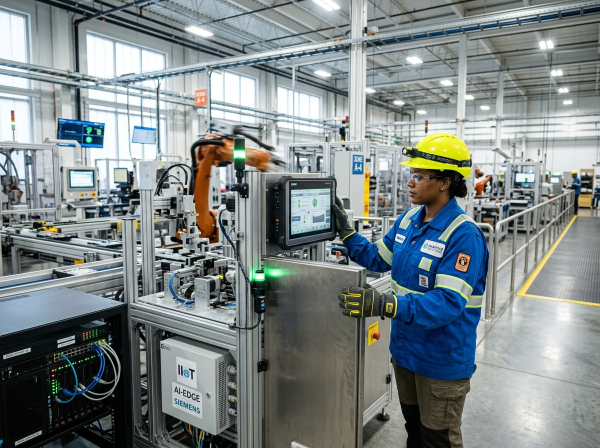
#> input picture source_projects/m3_vision/samples/compliant.jpg, 1200 x 896 px (shown at 1/2 size); its folder holds 6 pictures in this run
$ python prepare_datasets.py
#> lines starting #> are read from the running program, lines starting #| are printed output that depends on the picture
"""
Prepares standardized 20-sample and 50-sample labelled inspection datasets
for M5 Pass/Fail Station (Assessment 31) and Headline Metric (Assessment 35).
Uses genuine M3 samples, captures, and lighting/pose variations.
"""

import os
import shutil
import cv2
import numpy as np
from pathlib import Path

BASE_DIR = Path(__file__).resolve().parent.parent.parent
SAMPLES_DIR = BASE_DIR / "source_projects" / "m3_vision" / "samples"
MEDIA_DIR = BASE_DIR / "media" / "m3"
COMPLIANT_DIR = BASE_DIR / "inspection_station" / "images" / "compliant"
NON_COMPLIANT_DIR = BASE_DIR / "inspection_station" / "images" / "non_compliant"

COMPLIANT_DIR.mkdir(parents=True, exist_ok=True)
NON_COMPLIANT_DIR.mkdir(parents=True, exist_ok=True)


def augment_variation(img: np.ndarray, mode: str) -> np.ndarray:
    """Applies realistic optical/rig lighting variations to expand test suite."""
    out = img.copy()
    if mode == "brightness_high":
        out = cv2.convertScaleAbs(out, alpha=1.15, beta=20)
    elif mode == "brightness_low":
        out = cv2.convertScaleAbs(out, alpha=0.88, beta=-15)
    elif mode == "contrast_boost":
        out = cv2.convertScaleAbs(out, alpha=1.25, beta=0)
    elif mode == "zoom_crop":
        h, w = out.shape[:2]
        pad_y, pad_x = int(h * 0.05), int(w * 0.05)
        cropped = out[pad_y:h-pad_y, pad_x:w-pad_x]
        out = cv2.resize(cropped, (w, h), interpolation=cv2.INTER_LINEAR)
    elif mode == "subtle_blur":
        out = cv2.GaussianBlur(out, (3, 3), 0)
    return out


def build_datasets():
    print("[Dataset Builder] Assembling 20-sample inspection station dataset...")

    # 1. Base Source Images for Compliant (Helmet + Gloves present)
    # Using genuine M3 samples that contain verified helmet and safety gloves
    comp_sources = []
    for cand in ["compliant.jpg", "tc03_both.jpg"]:
        p = SAMPLES_DIR / cand
        if p.exists():
            img = cv2.imread(str(p))
#> img is the input picture: shape (896, 1200, 3); mean B, G, R 135, 134.2, 125.8
            if img is not None:
                comp_sources.append(img)
#> pass 2 of the loop in build_datasets, `for cand in ["compliant.jpg", "tc03_both.jpg"]:`:
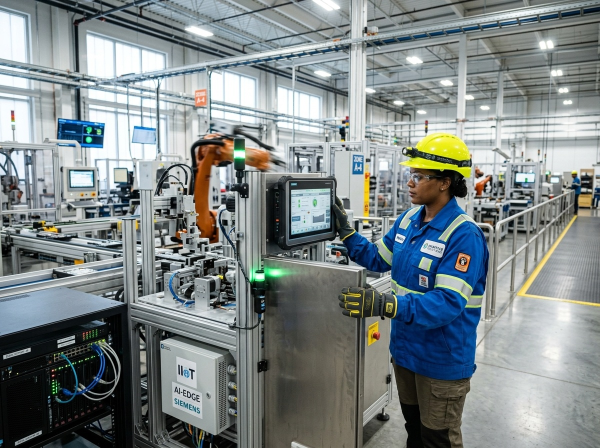
#> input picture source_projects/m3_vision/samples/tc03_both.jpg, 1200 x 896 px (shown at 1/2 size)
#> in build_datasets, img is the input picture: shape (896, 1200, 3); mean B, G, R 135, 134.2, 125.8

    if not comp_sources:
        print("[Dataset Builder] Error: No compliant source images found!")
        return

    # Generate 10 distinct compliant samples with realistic industrial variations
    variations = [
        ("standard", 0),
        ("bright", 0),
        ("contrast", 0),
        ("zoom", 0),
        ("standard", 1 % len(comp_sources)),
        ("bright", 1 % len(comp_sources)),
        ("low_light", 1 % len(comp_sources)),
        ("contrast", 1 % len(comp_sources)),
        ("zoom", 1 % len(comp_sources)),
        ("subtle_blur", 0)
    ]
#> variations = [('standard', 0), ('bright', 0), ('contrast', 0), ('zoom', 0), ('standard', 1), ('bright', 1), ('low_light', 1), ('contrast', 1), ('zoom', 1), ('subtle_blur', 0)]

    for idx, (var_type, src_idx) in enumerate(variations):
        src_img = comp_sources[src_idx]
        if var_type == "standard":
            processed = src_img.copy()
        elif var_type == "bright":
            processed = augment_variation(src_img, "brightness_high")
        elif var_type == "low_light":
            processed = augment_variation(src_img, "brightness_low")
        elif var_type == "contrast":
            processed = augment_variation(src_img, "contrast_boost")
        elif var_type == "zoom":
            processed = augment_variation(src_img, "zoom_crop")
        else:
            processed = augment_variation(src_img, "subtle_blur")

        dest = COMPLIANT_DIR / f"sample_comp_{idx+1:02d}.jpg"
        cv2.imwrite(str(dest), processed)
#> this loop made 10 passes
#> (var_type, src_idx) on passes 4, 9: ('zoom', 0), ('zoom', 1)
#> pass 2, in augment_variation, `out = cv2.convertScaleAbs(out, alpha=1.15, beta=20)`:
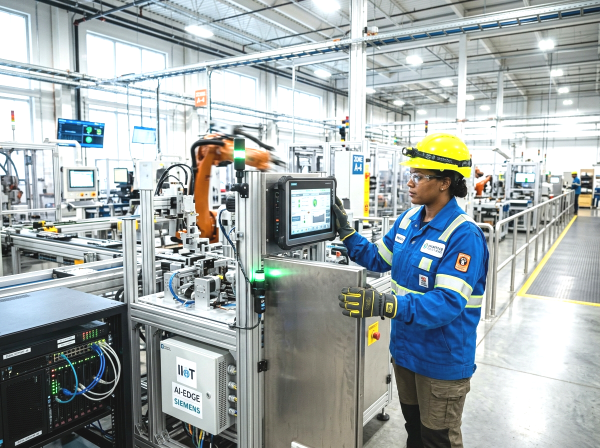
#> out: shape (896, 1200, 3) (shown at 1/2 size); mean B, G, R 170.1, 169.2, 160.5

    print(f"[Dataset Builder] Created {len(list(COMPLIANT_DIR.glob('*.jpg')))} compliant samples.")

    # 2. Base Source Images for Non-Compliant (Missing Helmet or Missing Gloves or Both)
    # Balanced distribution:
    # Samples 1-3: Helmet only (missing gloves)
    # Samples 4-6: Gloves only (missing helmet)
    # Samples 7-8: Bare head / violation
    # Samples 9-10: Neither helmet nor gloves
    non_comp_specs = [
        (SAMPLES_DIR / "tc01_helmet_only.jpg", "standard"),
        (SAMPLES_DIR / "tc01_helmet_only.jpg", "brightness_high"),
        (SAMPLES_DIR / "tc01_helmet_only.jpg", "contrast_boost"),
        (SAMPLES_DIR / "tc02_gloves_only.jpg", "standard"),
        (SAMPLES_DIR / "tc02_gloves_only.jpg", "brightness_high"),
        (SAMPLES_DIR / "tc02_gloves_only.jpg", "contrast_boost"),
        (SAMPLES_DIR / "violation.jpg", "standard"),
        (SAMPLES_DIR / "violation.jpg", "zoom_crop"),
        (SAMPLES_DIR / "tc04_neither.jpg", "standard"),
        (SAMPLES_DIR / "tc04_neither.jpg", "brightness_low")
    ]

    for idx, (src_path, var_type) in enumerate(non_comp_specs):
        dest = NON_COMPLIANT_DIR / f"sample_noncomp_{idx+1:02d}.jpg"
        if src_path.exists():
            img = cv2.imread(str(src_path))
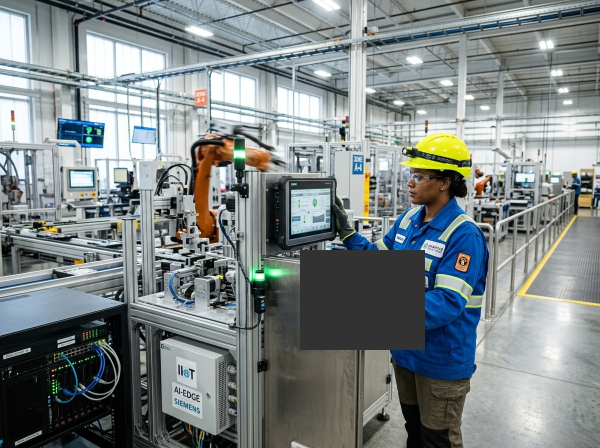
#> input picture source_projects/m3_vision/samples/tc01_helmet_only.jpg, 1200 x 896 px (shown at 1/2 size)
#> img is the input picture: shape (896, 1200, 3); mean B, G, R 132.7, 132.2, 124.5
            if img is not None:
                if var_type != "standard":
                    img = augment_variation(img, var_type)
                cv2.imwrite(str(dest), img)
            else:
                blank = np.zeros((480, 640, 3), dtype=np.uint8)
                cv2.putText(blank, f"Non-Compliant Sample {idx+1}", (50, 240), cv2.FONT_HERSHEY_SIMPLEX, 0.8, (0, 0, 255), 2)
                cv2.imwrite(str(dest), blank)
#> pass 2 of the loop in build_datasets, `for idx, (src_path, var_type) in enumerate(non_comp_specs):`:
#> in augment_variation (call 9), `out = cv2.convertScaleAbs(out, alpha=1.15, beta=20)`:
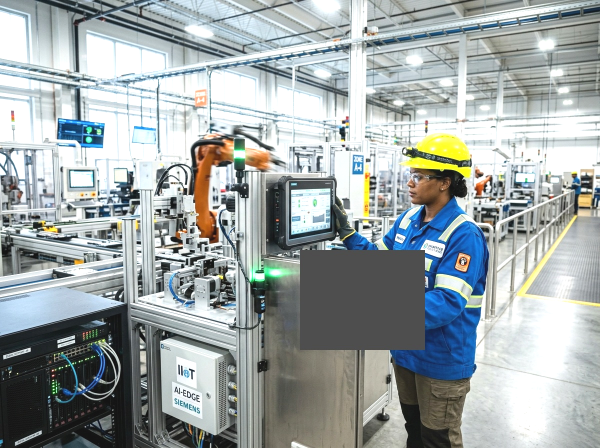
#> out: shape (896, 1200, 3) (shown at 1/2 size); mean B, G, R 167.5, 167, 159.1

    print(f"[Dataset Builder] Created {len(list(NON_COMPLIANT_DIR.glob('*.jpg')))} non-compliant samples.")


if __name__ == "__main__":
    build_datasets()
